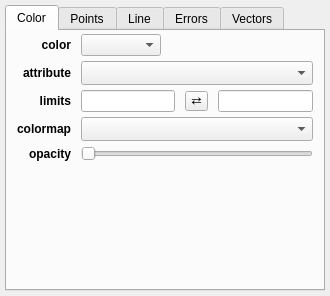
<?xml version="1.0" encoding="UTF-8"?>
<ui version="4.0">
 <class>Form</class>
 <widget class="QWidget" name="Form">
  <property name="geometry">
   <rect>
    <x>0</x>
    <y>0</y>
    <width>330</width>
    <height>296</height>
   </rect>
  </property>
  <property name="windowTitle">
   <string>Form</string>
  </property>
  <layout class="QGridLayout" name="gridLayout">
   <property name="leftMargin">
    <number>5</number>
   </property>
   <property name="topMargin">
    <number>5</number>
   </property>
   <property name="rightMargin">
    <number>5</number>
   </property>
   <property name="bottomMargin">
    <number>5</number>
   </property>
   <item row="0" column="1">
    <widget class="QTabWidget" name="tab_widget">
     <property name="currentIndex">
      <number>0</number>
     </property>
     <property name="elideMode">
      <enum>Qt::ElideNone</enum>
     </property>
     <widget class="QWidget" name="tab_4">
      <attribute name="title">
       <string>Color</string>
      </attribute>
      <layout class="QGridLayout" name="gridLayout_5">
       <property name="leftMargin">
        <number>10</number>
       </property>
       <property name="topMargin">
        <number>3</number>
       </property>
       <property name="rightMargin">
        <number>10</number>
       </property>
       <property name="bottomMargin">
        <number>3</number>
       </property>
       <property name="horizontalSpacing">
        <number>10</number>
       </property>
       <property name="verticalSpacing">
        <number>5</number>
       </property>
       <item row="5" column="1" colspan="3">
        <widget class="QSlider" name="value_alpha">
         <property name="maximum">
          <number>100</number>
         </property>
         <property name="orientation">
          <enum>Qt::Horizontal</enum>
         </property>
        </widget>
       </item>
       <item row="5" column="0">
        <widget class="QLabel" name="label_7">
         <property name="font">
          <font>
           <weight>75</weight>
           <bold>true</bold>
          </font>
         </property>
         <property name="text">
          <string>opacity</string>
         </property>
         <property name="alignment">
          <set>Qt::AlignRight|Qt::AlignTrailing|Qt::AlignVCenter</set>
         </property>
        </widget>
       </item>
       <item row="3" column="1">
        <widget class="QLineEdit" name="valuetext_cmap_vmin"/>
       </item>
       <item row="6" column="1" colspan="3">
        <spacer name="horizontalSpacer_5">
         <property name="orientation">
          <enum>Qt::Horizontal</enum>
         </property>
         <property name="sizeHint" stdset="0">
          <size>
           <width>40</width>
           <height>1</height>
          </size>
         </property>
        </spacer>
       </item>
       <item row="0" column="3">
        <widget class="QColorBox" name="color_color">
         <property name="sizePolicy">
          <sizepolicy hsizetype="Preferred" vsizetype="Minimum">
           <horstretch>0</horstretch>
           <verstretch>0</verstretch>
          </sizepolicy>
         </property>
         <property name="text">
          <string/>
         </property>
        </widget>
       </item>
       <item row="3" column="3">
        <widget class="QLineEdit" name="valuetext_cmap_vmax"/>
       </item>
       <item row="6" column="0">
        <spacer name="verticalSpacer_2">
         <property name="orientation">
          <enum>Qt::Vertical</enum>
         </property>
         <property name="sizeHint" stdset="0">
          <size>
           <width>20</width>
           <height>40</height>
          </size>
         </property>
        </spacer>
       </item>
       <item row="2" column="1" colspan="3">
        <widget class="QComboBox" name="combosel_cmap_att">
         <property name="sizeAdjustPolicy">
          <enum>QComboBox::AdjustToMinimumContentsLengthWithIcon</enum>
         </property>
        </widget>
       </item>
       <item row="0" column="1">
        <widget class="QComboBox" name="combosel_cmap_mode">
         <property name="maximumSize">
          <size>
           <width>80</width>
           <height>16777215</height>
          </size>
         </property>
        </widget>
       </item>
       <item row="3" column="2">
        <widget class="QToolButton" name="button_flip_cmap">
         <property name="styleSheet">
          <string notr="true">padding: 0px</string>
         </property>
         <property name="text">
          <string>⇄</string>
         </property>
        </widget>
       </item>
       <item row="0" column="0">
        <widget class="QLabel" name="label_10">
         <property name="font">
          <font>
           <weight>75</weight>
           <bold>true</bold>
          </font>
         </property>
         <property name="text">
          <string>color</string>
         </property>
         <property name="alignment">
          <set>Qt::AlignRight|Qt::AlignTrailing|Qt::AlignVCenter</set>
         </property>
        </widget>
       </item>
       <item row="3" column="0">
        <widget class="QLabel" name="label_cmap_limits">
         <property name="font">
          <font>
           <weight>75</weight>
           <bold>true</bold>
          </font>
         </property>
         <property name="text">
          <string>limits</string>
         </property>
         <property name="alignment">
          <set>Qt::AlignRight|Qt::AlignTrailing|Qt::AlignVCenter</set>
         </property>
        </widget>
       </item>
       <item row="4" column="0">
        <widget class="QLabel" name="label_colormap">
         <property name="font">
          <font>
           <weight>75</weight>
           <bold>true</bold>
          </font>
         </property>
         <property name="text">
          <string>colormap</string>
         </property>
         <property name="alignment">
          <set>Qt::AlignRight|Qt::AlignTrailing|Qt::AlignVCenter</set>
         </property>
        </widget>
       </item>
       <item row="2" column="0">
        <widget class="QLabel" name="label_cmap_attribute">
         <property name="font">
          <font>
           <weight>75</weight>
           <bold>true</bold>
          </font>
         </property>
         <property name="text">
          <string>attribute</string>
         </property>
         <property name="alignment">
          <set>Qt::AlignRight|Qt::AlignTrailing|Qt::AlignVCenter</set>
         </property>
        </widget>
       </item>
       <item row="4" column="1" colspan="3">
        <widget class="QColormapCombo" name="combodata_cmap">
         <property name="sizePolicy">
          <sizepolicy hsizetype="Expanding" vsizetype="Fixed">
           <horstretch>0</horstretch>
           <verstretch>0</verstretch>
          </sizepolicy>
         </property>
         <property name="sizeAdjustPolicy">
          <enum>QComboBox::AdjustToMinimumContentsLengthWithIcon</enum>
         </property>
        </widget>
       </item>
      </layout>
     </widget>
     <widget class="QWidget" name="tab_2">
      <attribute name="title">
       <string>Points</string>
      </attribute>
      <layout class="QGridLayout" name="gridLayout_4">
       <property name="leftMargin">
        <number>10</number>
       </property>
       <property name="topMargin">
        <number>3</number>
       </property>
       <property name="rightMargin">
        <number>10</number>
       </property>
       <property name="bottomMargin">
        <number>3</number>
       </property>
       <property name="horizontalSpacing">
        <number>10</number>
       </property>
       <property name="verticalSpacing">
        <number>5</number>
       </property>
       <item row="7" column="1" colspan="3">
        <widget class="QComboBox" name="combosel_stretch">
         <property name="maximumSize">
          <size>
           <width>120</width>
           <height>16777215</height>
          </size>
         </property>
         <property name="sizeAdjustPolicy">
          <enum>QComboBox::AdjustToMinimumContentsLengthWithIcon</enum>
         </property>
        </widget>
       </item>
       <item row="0" column="0">
        <widget class="QLabel" name="label">
         <property name="font">
          <font>
           <weight>75</weight>
           <bold>true</bold>
          </font>
         </property>
         <property name="text">
          <string>show</string>
         </property>
         <property name="alignment">
          <set>Qt::AlignRight|Qt::AlignTrailing|Qt::AlignVCenter</set>
         </property>
        </widget>
       </item>
       <item row="5" column="0">
        <widget class="QLabel" name="label_size_limits">
         <property name="font">
          <font>
           <weight>75</weight>
           <bold>true</bold>
          </font>
         </property>
         <property name="layoutDirection">
          <enum>Qt::LeftToRight</enum>
         </property>
         <property name="text">
          <string>limits</string>
         </property>
         <property name="alignment">
          <set>Qt::AlignRight|Qt::AlignTrailing|Qt::AlignVCenter</set>
         </property>
        </widget>
       </item>
       <item row="5" column="2">
        <widget class="QToolButton" name="button_flip_size">
         <property name="styleSheet">
          <string notr="true">padding: 0px</string>
         </property>
         <property name="text">
          <string>⇄</string>
         </property>
        </widget>
       </item>
       <item row="8" column="0">
        <widget class="QLabel" name="label_dpi">
         <property name="font">
          <font>
           <weight>75</weight>
           <bold>true</bold>
          </font>
         </property>
         <property name="text">
          <string>dpi</string>
         </property>
         <property name="alignment">
          <set>Qt::AlignRight|Qt::AlignTrailing|Qt::AlignVCenter</set>
         </property>
        </widget>
       </item>
       <item row="5" column="1">
        <widget class="QLineEdit" name="valuetext_size_vmin"/>
       </item>
       <item row="4" column="0">
        <widget class="QLabel" name="label_size_attribute">
         <property name="font">
          <font>
           <weight>75</weight>
           <bold>true</bold>
          </font>
         </property>
         <property name="layoutDirection">
          <enum>Qt::LeftToRight</enum>
         </property>
         <property name="text">
          <string>attribute</string>
         </property>
         <property name="alignment">
          <set>Qt::AlignRight|Qt::AlignTrailing|Qt::AlignVCenter</set>
         </property>
        </widget>
       </item>
       <item row="6" column="0">
        <widget class="QLabel" name="label_size_scaling">
         <property name="font">
          <font>
           <weight>75</weight>
           <bold>true</bold>
          </font>
         </property>
         <property name="layoutDirection">
          <enum>Qt::LeftToRight</enum>
         </property>
         <property name="text">
          <string>scaling</string>
         </property>
         <property name="alignment">
          <set>Qt::AlignRight|Qt::AlignTrailing|Qt::AlignVCenter</set>
         </property>
        </widget>
       </item>
       <item row="2" column="0">
        <widget class="QLabel" name="label_size_mode">
         <property name="font">
          <font>
           <weight>75</weight>
           <bold>true</bold>
          </font>
         </property>
         <property name="layoutDirection">
          <enum>Qt::LeftToRight</enum>
         </property>
         <property name="text">
          <string>size</string>
         </property>
         <property name="alignment">
          <set>Qt::AlignRight|Qt::AlignTrailing|Qt::AlignVCenter</set>
         </property>
        </widget>
       </item>
       <item row="10" column="1" colspan="3">
        <spacer name="horizontalSpacer_4">
         <property name="orientation">
          <enum>Qt::Horizontal</enum>
         </property>
         <property name="sizeHint" stdset="0">
          <size>
           <width>40</width>
           <height>1</height>
          </size>
         </property>
        </spacer>
       </item>
       <item row="5" column="3">
        <widget class="QLineEdit" name="valuetext_size_vmax"/>
       </item>
       <item row="10" column="0">
        <spacer name="verticalSpacer">
         <property name="orientation">
          <enum>Qt::Vertical</enum>
         </property>
         <property name="sizeHint" stdset="0">
          <size>
           <width>20</width>
           <height>40</height>
          </size>
         </property>
        </spacer>
       </item>
       <item row="6" column="1" colspan="3">
        <widget class="QSlider" name="value_size_scaling">
         <property name="maximum">
          <number>100</number>
         </property>
         <property name="value">
          <number>50</number>
         </property>
         <property name="orientation">
          <enum>Qt::Horizontal</enum>
         </property>
        </widget>
       </item>
       <item row="2" column="1">
        <widget class="QComboBox" name="combosel_size_mode">
         <property name="sizePolicy">
          <sizepolicy hsizetype="Minimum" vsizetype="Fixed">
           <horstretch>0</horstretch>
           <verstretch>0</verstretch>
          </sizepolicy>
         </property>
         <property name="maximumSize">
          <size>
           <width>80</width>
           <height>16777215</height>
          </size>
         </property>
        </widget>
       </item>
       <item row="1" column="0">
        <widget class="QLabel" name="label_14">
         <property name="font">
          <font>
           <weight>75</weight>
           <bold>true</bold>
          </font>
         </property>
         <property name="text">
          <string>type</string>
         </property>
         <property name="alignment">
          <set>Qt::AlignRight|Qt::AlignTrailing|Qt::AlignVCenter</set>
         </property>
        </widget>
       </item>
       <item row="2" column="3">
        <widget class="QSpinBox" name="value_size"/>
       </item>
       <item row="4" column="1" colspan="3">
        <widget class="QComboBox" name="combosel_size_att">
         <property name="sizeAdjustPolicy">
          <enum>QComboBox::AdjustToMinimumContentsLengthWithIcon</enum>
         </property>
        </widget>
       </item>
       <item row="0" column="1" colspan="3">
        <widget class="QCheckBox" name="bool_markers_visible">
         <property name="text">
          <string/>
         </property>
        </widget>
       </item>
       <item row="7" column="0">
        <widget class="QLabel" name="label_stretch">
         <property name="font">
          <font>
           <weight>75</weight>
           <bold>true</bold>
          </font>
         </property>
         <property name="text">
          <string>stretch</string>
         </property>
         <property name="alignment">
          <set>Qt::AlignRight|Qt::AlignTrailing|Qt::AlignVCenter</set>
         </property>
        </widget>
       </item>
       <item row="8" column="1" colspan="3">
        <widget class="QSlider" name="value_dpi">
         <property name="orientation">
          <enum>Qt::Horizontal</enum>
         </property>
        </widget>
       </item>
       <item row="1" column="1" colspan="3">
        <widget class="QComboBox" name="combosel_points_mode">
         <property name="maximumSize">
          <size>
           <width>16777215</width>
           <height>16777215</height>
          </size>
         </property>
         <property name="sizeAdjustPolicy">
          <enum>QComboBox::AdjustToMinimumContentsLengthWithIcon</enum>
         </property>
        </widget>
       </item>
       <item row="9" column="0">
        <widget class="QLabel" name="label_contrast">
         <property name="font">
          <font>
           <weight>75</weight>
           <bold>true</bold>
          </font>
         </property>
         <property name="text">
          <string>contrast</string>
         </property>
         <property name="alignment">
          <set>Qt::AlignRight|Qt::AlignTrailing|Qt::AlignVCenter</set>
         </property>
        </widget>
       </item>
       <item row="9" column="1" colspan="3">
        <widget class="QSlider" name="value_density_contrast">
         <property name="orientation">
          <enum>Qt::Horizontal</enum>
         </property>
        </widget>
       </item>
       <item row="3" column="0">
        <widget class="QLabel" name="label_fill">
         <property name="font">
          <font>
           <weight>75</weight>
           <bold>true</bold>
          </font>
         </property>
         <property name="text">
          <string>fill</string>
         </property>
         <property name="alignment">
          <set>Qt::AlignRight|Qt::AlignTrailing|Qt::AlignVCenter</set>
         </property>
        </widget>
       </item>
       <item row="3" column="1" colspan="3">
        <widget class="QCheckBox" name="bool_fill">
         <property name="text">
          <string/>
         </property>
        </widget>
       </item>
      </layout>
     </widget>
     <widget class="QWidget" name="tab_3">
      <attribute name="title">
       <string>Line</string>
      </attribute>
      <layout class="QGridLayout" name="gridLayout_3">
       <property name="leftMargin">
        <number>10</number>
       </property>
       <property name="topMargin">
        <number>3</number>
       </property>
       <property name="rightMargin">
        <number>10</number>
       </property>
       <property name="bottomMargin">
        <number>3</number>
       </property>
       <property name="horizontalSpacing">
        <number>10</number>
       </property>
       <property name="verticalSpacing">
        <number>5</number>
       </property>
       <item row="3" column="1">
        <spacer name="horizontalSpacer_3">
         <property name="orientation">
          <enum>Qt::Horizontal</enum>
         </property>
         <property name="sizeHint" stdset="0">
          <size>
           <width>40</width>
           <height>1</height>
          </size>
         </property>
        </spacer>
       </item>
       <item row="1" column="1">
        <widget class="QSpinBox" name="value_linewidth">
         <property name="minimum">
          <number>1</number>
         </property>
        </widget>
       </item>
       <item row="1" column="0">
        <widget class="QLabel" name="label_8">
         <property name="font">
          <font>
           <weight>75</weight>
           <bold>true</bold>
          </font>
         </property>
         <property name="text">
          <string>width</string>
         </property>
         <property name="alignment">
          <set>Qt::AlignRight|Qt::AlignTrailing|Qt::AlignVCenter</set>
         </property>
        </widget>
       </item>
       <item row="3" column="0">
        <spacer name="verticalSpacer_4">
         <property name="orientation">
          <enum>Qt::Vertical</enum>
         </property>
         <property name="sizeHint" stdset="0">
          <size>
           <width>20</width>
           <height>40</height>
          </size>
         </property>
        </spacer>
       </item>
       <item row="2" column="1">
        <widget class="QComboBox" name="combosel_linestyle"/>
       </item>
       <item row="2" column="0">
        <widget class="QLabel" name="label_9">
         <property name="font">
          <font>
           <weight>75</weight>
           <bold>true</bold>
          </font>
         </property>
         <property name="text">
          <string>style</string>
         </property>
         <property name="alignment">
          <set>Qt::AlignRight|Qt::AlignTrailing|Qt::AlignVCenter</set>
         </property>
        </widget>
       </item>
       <item row="0" column="0">
        <widget class="QLabel" name="label_2">
         <property name="font">
          <font>
           <weight>75</weight>
           <bold>true</bold>
          </font>
         </property>
         <property name="text">
          <string>show</string>
         </property>
         <property name="alignment">
          <set>Qt::AlignRight|Qt::AlignTrailing|Qt::AlignVCenter</set>
         </property>
        </widget>
       </item>
       <item row="0" column="1">
        <widget class="QCheckBox" name="bool_line_visible">
         <property name="text">
          <string/>
         </property>
        </widget>
       </item>
      </layout>
     </widget>
     <widget class="QWidget" name="tab">
      <attribute name="title">
       <string>Errors</string>
      </attribute>
      <layout class="QGridLayout" name="gridLayout_2">
       <property name="leftMargin">
        <number>10</number>
       </property>
       <property name="topMargin">
        <number>3</number>
       </property>
       <property name="rightMargin">
        <number>10</number>
       </property>
       <property name="bottomMargin">
        <number>3</number>
       </property>
       <property name="horizontalSpacing">
        <number>10</number>
       </property>
       <property name="verticalSpacing">
        <number>5</number>
       </property>
       <item row="3" column="1">
        <spacer name="verticalSpacer_3">
         <property name="orientation">
          <enum>Qt::Vertical</enum>
         </property>
         <property name="sizeHint" stdset="0">
          <size>
           <width>20</width>
           <height>40</height>
          </size>
         </property>
        </spacer>
       </item>
       <item row="3" column="4">
        <spacer name="horizontalSpacer">
         <property name="orientation">
          <enum>Qt::Horizontal</enum>
         </property>
         <property name="sizeHint" stdset="0">
          <size>
           <width>40</width>
           <height>1</height>
          </size>
         </property>
        </spacer>
       </item>
       <item row="2" column="4">
        <widget class="QComboBox" name="combosel_yerr_att">
         <property name="sizeAdjustPolicy">
          <enum>QComboBox::AdjustToMinimumContentsLengthWithIcon</enum>
         </property>
        </widget>
       </item>
       <item row="1" column="4">
        <widget class="QComboBox" name="combosel_xerr_att">
         <property name="sizeAdjustPolicy">
          <enum>QComboBox::AdjustToMinimumContentsLengthWithIcon</enum>
         </property>
        </widget>
       </item>
       <item row="1" column="2">
        <widget class="QCheckBox" name="bool_xerr_visible">
         <property name="text">
          <string/>
         </property>
        </widget>
       </item>
       <item row="2" column="2">
        <widget class="QCheckBox" name="bool_yerr_visible">
         <property name="text">
          <string/>
         </property>
        </widget>
       </item>
       <item row="2" column="1">
        <widget class="QLabel" name="label_6">
         <property name="font">
          <font>
           <weight>75</weight>
           <bold>true</bold>
          </font>
         </property>
         <property name="text">
          <string>show y</string>
         </property>
        </widget>
       </item>
       <item row="1" column="1">
        <widget class="QLabel" name="label_5">
         <property name="font">
          <font>
           <weight>75</weight>
           <bold>true</bold>
          </font>
         </property>
         <property name="text">
          <string>show x</string>
         </property>
        </widget>
       </item>
       <item row="0" column="1" colspan="5">
        <widget class="QLabel" name="label_warning_errorbar">
         <property name="styleSheet">
          <string notr="true">color: #BB2200</string>
         </property>
         <property name="text">
          <string>Warning: adding errorbars may be slow</string>
         </property>
         <property name="alignment">
          <set>Qt::AlignCenter</set>
         </property>
        </widget>
       </item>
      </layout>
     </widget>
     <widget class="QWidget" name="tab_5">
      <attribute name="title">
       <string>Vectors</string>
      </attribute>
      <layout class="QGridLayout" name="gridLayout_6">
       <property name="leftMargin">
        <number>10</number>
       </property>
       <property name="topMargin">
        <number>3</number>
       </property>
       <property name="rightMargin">
        <number>10</number>
       </property>
       <property name="bottomMargin">
        <number>3</number>
       </property>
       <property name="horizontalSpacing">
        <number>10</number>
       </property>
       <property name="verticalSpacing">
        <number>5</number>
       </property>
       <item row="7" column="1">
        <widget class="QCheckBox" name="bool_vector_arrowhead">
         <property name="text">
          <string>Show arrow</string>
         </property>
        </widget>
       </item>
       <item row="3" column="1">
        <widget class="QComboBox" name="combosel_vx_att">
         <property name="sizeAdjustPolicy">
          <enum>QComboBox::AdjustToMinimumContentsLengthWithIcon</enum>
         </property>
        </widget>
       </item>
       <item row="1" column="0">
        <widget class="QLabel" name="label_3">
         <property name="font">
          <font>
           <weight>75</weight>
           <bold>true</bold>
          </font>
         </property>
         <property name="text">
          <string>show</string>
         </property>
         <property name="alignment">
          <set>Qt::AlignRight|Qt::AlignTrailing|Qt::AlignVCenter</set>
         </property>
        </widget>
       </item>
       <item row="4" column="1">
        <widget class="QComboBox" name="combosel_vy_att">
         <property name="sizeAdjustPolicy">
          <enum>QComboBox::AdjustToMinimumContentsLengthWithIcon</enum>
         </property>
        </widget>
       </item>
       <item row="3" column="0">
        <widget class="QLabel" name="label_vector_x">
         <property name="font">
          <font>
           <weight>75</weight>
           <bold>true</bold>
          </font>
         </property>
         <property name="text">
          <string>vx</string>
         </property>
         <property name="alignment">
          <set>Qt::AlignRight|Qt::AlignTrailing|Qt::AlignVCenter</set>
         </property>
        </widget>
       </item>
       <item row="2" column="1">
        <widget class="QComboBox" name="combosel_vector_mode">
         <property name="sizePolicy">
          <sizepolicy hsizetype="MinimumExpanding" vsizetype="Fixed">
           <horstretch>0</horstretch>
           <verstretch>0</verstretch>
          </sizepolicy>
         </property>
         <property name="maximumSize">
          <size>
           <width>16777215</width>
           <height>16777215</height>
          </size>
         </property>
        </widget>
       </item>
       <item row="7" column="0">
        <widget class="QLabel" name="label_12">
         <property name="font">
          <font>
           <weight>75</weight>
           <bold>true</bold>
          </font>
         </property>
         <property name="text">
          <string>arrow</string>
         </property>
         <property name="alignment">
          <set>Qt::AlignRight|Qt::AlignTrailing|Qt::AlignVCenter</set>
         </property>
        </widget>
       </item>
       <item row="6" column="1">
        <widget class="QComboBox" name="combosel_vector_origin"/>
       </item>
       <item row="2" column="0">
        <widget class="QLabel" name="label_4">
         <property name="font">
          <font>
           <weight>75</weight>
           <bold>true</bold>
          </font>
         </property>
         <property name="text">
          <string>type</string>
         </property>
         <property name="alignment">
          <set>Qt::AlignRight|Qt::AlignTrailing|Qt::AlignVCenter</set>
         </property>
        </widget>
       </item>
       <item row="1" column="1">
        <widget class="QCheckBox" name="bool_vector_visible">
         <property name="text">
          <string/>
         </property>
        </widget>
       </item>
       <item row="4" column="0">
        <widget class="QLabel" name="label_vector_y">
         <property name="font">
          <font>
           <weight>75</weight>
           <bold>true</bold>
          </font>
         </property>
         <property name="text">
          <string>vy</string>
         </property>
         <property name="alignment">
          <set>Qt::AlignRight|Qt::AlignTrailing|Qt::AlignVCenter</set>
         </property>
        </widget>
       </item>
       <item row="6" column="0">
        <widget class="QLabel" name="label_11">
         <property name="font">
          <font>
           <weight>75</weight>
           <bold>true</bold>
          </font>
         </property>
         <property name="text">
          <string>origin</string>
         </property>
         <property name="alignment">
          <set>Qt::AlignRight|Qt::AlignTrailing|Qt::AlignVCenter</set>
         </property>
        </widget>
       </item>
       <item row="8" column="1">
        <spacer name="horizontalSpacer_2">
         <property name="orientation">
          <enum>Qt::Horizontal</enum>
         </property>
         <property name="sizeHint" stdset="0">
          <size>
           <width>40</width>
           <height>1</height>
          </size>
         </property>
        </spacer>
       </item>
       <item row="8" column="0">
        <spacer name="verticalSpacer_5">
         <property name="orientation">
          <enum>Qt::Vertical</enum>
         </property>
         <property name="sizeHint" stdset="0">
          <size>
           <width>20</width>
           <height>40</height>
          </size>
         </property>
        </spacer>
       </item>
       <item row="5" column="1">
        <widget class="QSlider" name="value_vector_scaling">
         <property name="orientation">
          <enum>Qt::Horizontal</enum>
         </property>
        </widget>
       </item>
       <item row="5" column="0">
        <widget class="QLabel" name="label_13">
         <property name="font">
          <font>
           <weight>75</weight>
           <bold>true</bold>
          </font>
         </property>
         <property name="text">
          <string>scaling</string>
         </property>
         <property name="alignment">
          <set>Qt::AlignRight|Qt::AlignTrailing|Qt::AlignVCenter</set>
         </property>
        </widget>
       </item>
       <item row="0" column="0" colspan="2">
        <widget class="QLabel" name="label_warning_vector">
         <property name="styleSheet">
          <string notr="true">color: #BB2200</string>
         </property>
         <property name="text">
          <string>Warning: adding vectors may be slow</string>
         </property>
         <property name="alignment">
          <set>Qt::AlignCenter</set>
         </property>
         <property name="wordWrap">
          <bool>false</bool>
         </property>
        </widget>
       </item>
      </layout>
     </widget>
    </widget>
   </item>
  </layout>
 </widget>
 <customwidgets>
  <customwidget>
   <class>QColorBox</class>
   <extends>QLabel</extends>
   <header>glue.utils.qt.colors</header>
  </customwidget>
  <customwidget>
   <class>QColormapCombo</class>
   <extends>QComboBox</extends>
   <header>glue.utils.qt.colors</header>
  </customwidget>
 </customwidgets>
 <tabstops>
  <tabstop>tab_widget</tabstop>
  <tabstop>combosel_cmap_mode</tabstop>
  <tabstop>combosel_cmap_att</tabstop>
  <tabstop>valuetext_cmap_vmin</tabstop>
  <tabstop>button_flip_cmap</tabstop>
  <tabstop>valuetext_cmap_vmax</tabstop>
  <tabstop>combodata_cmap</tabstop>
  <tabstop>value_alpha</tabstop>
  <tabstop>bool_markers_visible</tabstop>
  <tabstop>combosel_points_mode</tabstop>
  <tabstop>combosel_size_mode</tabstop>
  <tabstop>value_size</tabstop>
  <tabstop>bool_fill</tabstop>
  <tabstop>combosel_size_att</tabstop>
  <tabstop>valuetext_size_vmin</tabstop>
  <tabstop>button_flip_size</tabstop>
  <tabstop>valuetext_size_vmax</tabstop>
  <tabstop>value_size_scaling</tabstop>
  <tabstop>combosel_stretch</tabstop>
  <tabstop>value_dpi</tabstop>
  <tabstop>value_density_contrast</tabstop>
  <tabstop>bool_line_visible</tabstop>
  <tabstop>value_linewidth</tabstop>
  <tabstop>combosel_linestyle</tabstop>
  <tabstop>bool_xerr_visible</tabstop>
  <tabstop>combosel_xerr_att</tabstop>
  <tabstop>bool_yerr_visible</tabstop>
  <tabstop>combosel_yerr_att</tabstop>
  <tabstop>bool_vector_visible</tabstop>
  <tabstop>combosel_vector_mode</tabstop>
  <tabstop>combosel_vx_att</tabstop>
  <tabstop>combosel_vy_att</tabstop>
  <tabstop>value_vector_scaling</tabstop>
  <tabstop>combosel_vector_origin</tabstop>
  <tabstop>bool_vector_arrowhead</tabstop>
 </tabstops>
 <resources/>
 <connections/>
</ui>
